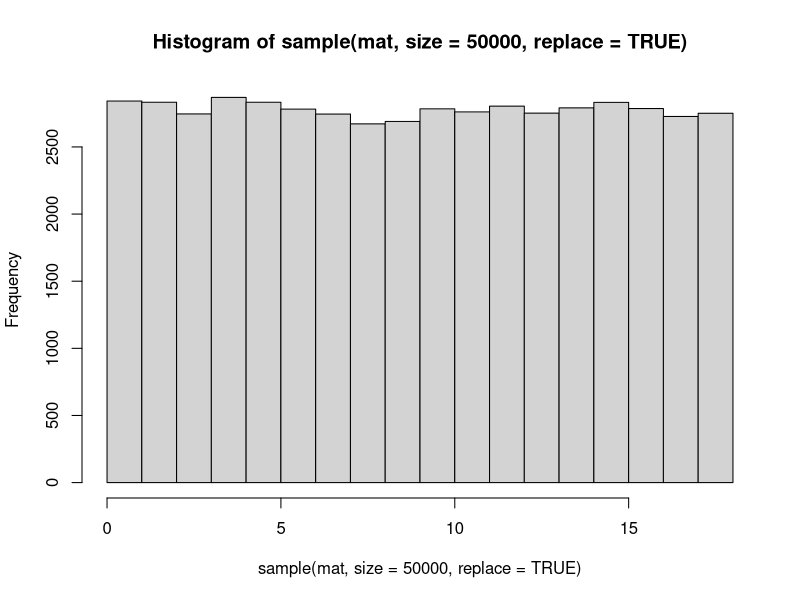
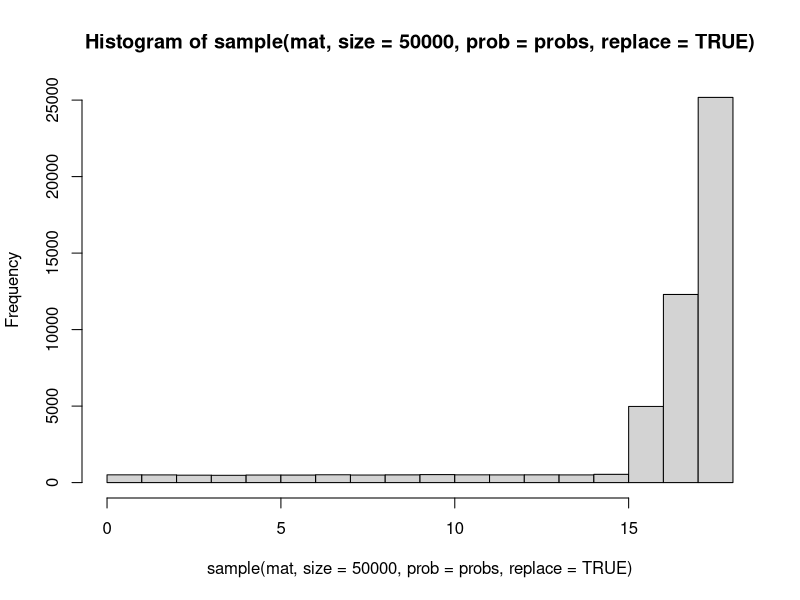
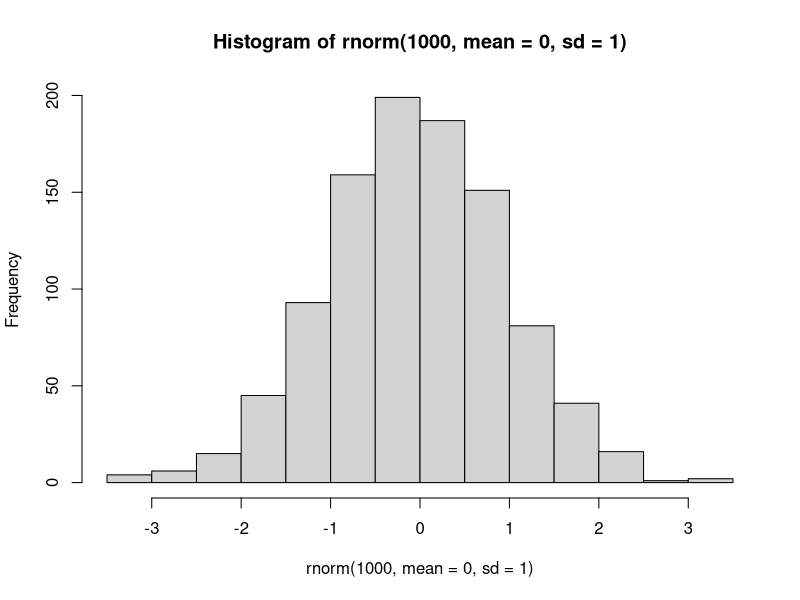
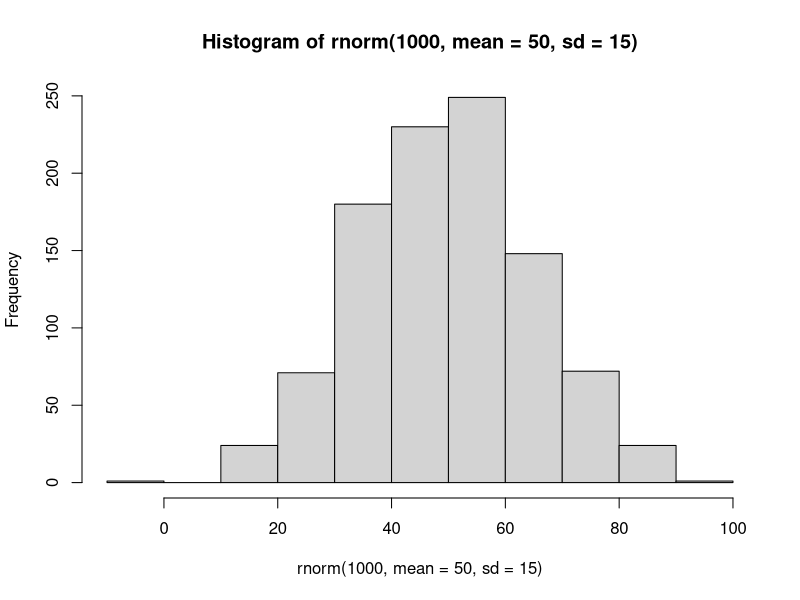
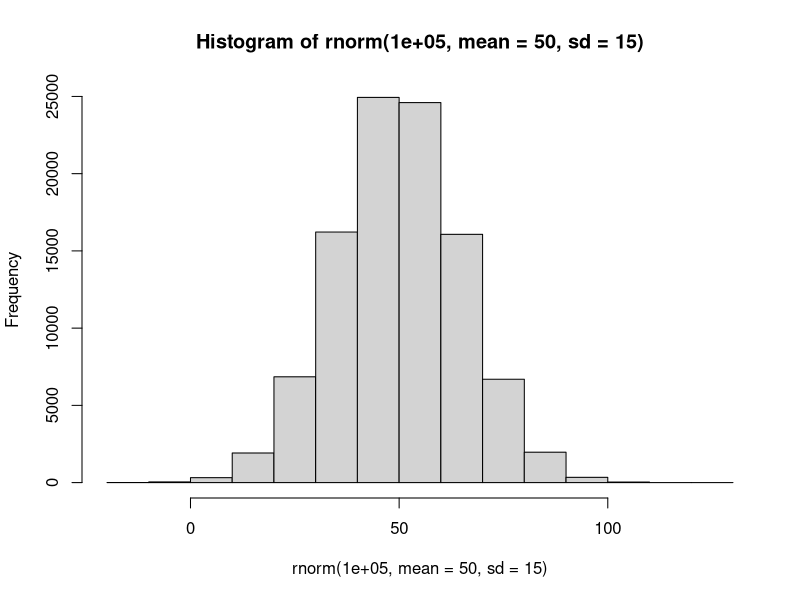
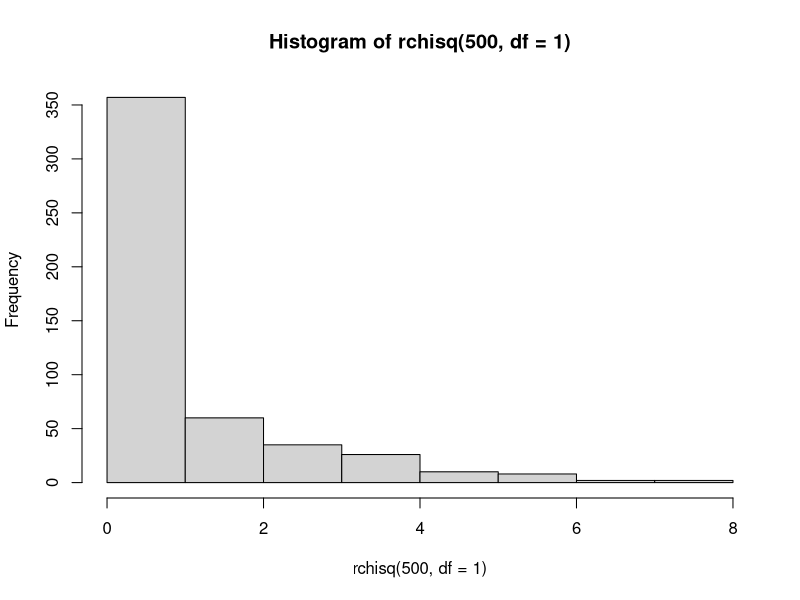
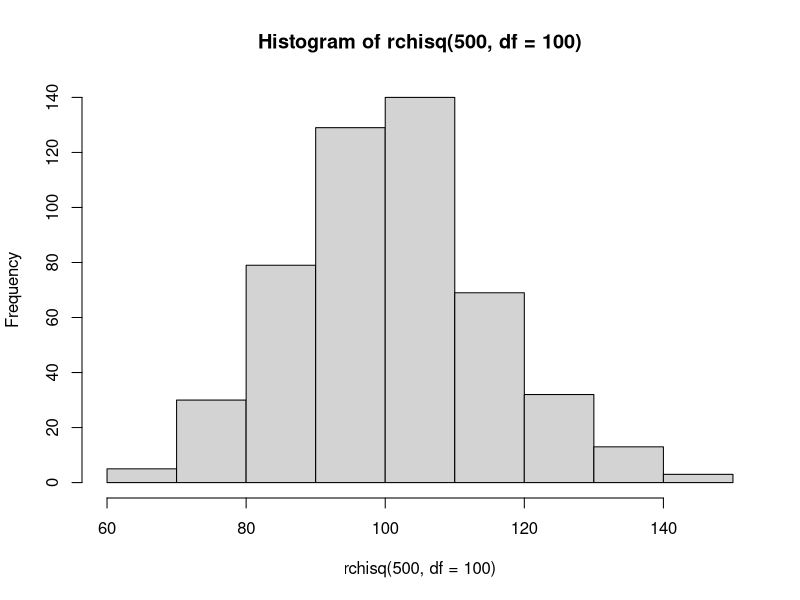
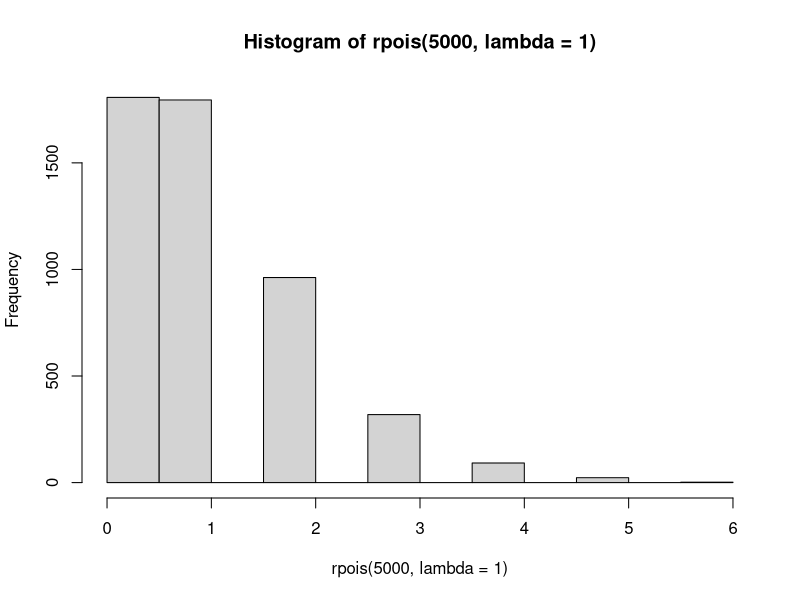

Recreate these plots in R, in order.
## ---- chunk 1
knitr::opts_chunk$set(dev.args=list(bg="transparent"))
## ---- chunk 2
library(mvtnorm)  # Multivariate Normal tools
## ---- chunk 3
c(1, 2, 3, 4, 3, 2, 1)
c(1:4, 3:1)
## ---- chunk 4
matrix(1:15, nrow = 3, ncol = 5, byrow = TRUE)
## ---- chunk 5
mat <- matrix(1:18, 3, 6)
mat
c(mat)
## ---- chunk 6
sample(mat)
## ---- chunk 7
sample(mat, size = 5)
## ---- chunk 8
sample(mat, size = 50, replace = TRUE)
## ---- chunk 9
hist(sample(mat, size = 50000, replace=TRUE), breaks = 0:18)
## ---- chunk 10
probs <- c(rep(.01, 15), .1, .25, .50)
probs
hist(sample(mat, size = 50000, prob = probs, replace=TRUE), breaks = 0:18)

## ---- chunk 11
set.seed(123)
sample(mat, size = 50, replace = TRUE)
set.seed(123)
sample(mat, size = 50, replace = TRUE)
## ---- chunk 12
set.seed(123)
sample(mat, size = 5, replace = TRUE)
sample(mat, size = 7, replace = TRUE)
set.seed(123)
sample(mat, size = 5, replace = TRUE)
sample(mat, size = 7, replace = TRUE)
## ---- chunk 13
hist(rnorm(1000, mean = 0, sd = 1))
## ---- chunk 14
hist(rnorm(1000, mean = 50, sd = 15))
## ---- chunk 15
hist(rnorm(100000, mean = 50, sd = 15))
## ---- chunk 16
hist(rchisq(500, df = 1))
## ---- chunk 17
hist(rchisq(500, df = 100))
## ---- chunk 18
hist(rpois(5000, lambda = 1))
## ---- chunk 19
hist(rpois(5000, lambda = 100))
## ---- chunk 20
run <- rbinom(1000, size = 1, prob = .75) 
table(run)
## ---- chunk 21
hist(run)
## ---- chunk 22
run <- rbinom(10000, size = 60, prob = .75)
table(run)
## ---- chunk 23
hist(run)
## ---- chunk 24
sigma <- matrix(c(30, 15, 15, 30), 2, 2)
sigma
means <- c(97, 63)
data <- rmvnorm(n = 1000, mean = means, sigma = sigma)
colMeans(data)
var(data)
## ---- chunk 25
plot(data)
## ---- chunk 26
sigma <- matrix(c(1, 0, 0, 1), 2, 2)
sigma
means <- c(0, 0)
data <- rmvnorm(n = 1000, mean = means, sigma = sigma)
colMeans(data)
var(data)
## ---- chunk 27
plot(data)
## ---- chunk 28
par(mfrow = c(1, 2))
hist(data[, 1])
hist(data[, 2])
